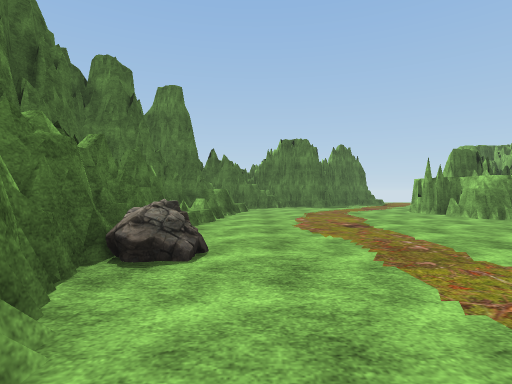
View 1 (above)

16 first-person views from a walk through a Unity game level. The camera is 1.2 m above the floor, looks level and sees 80° across. The floor is counted in squares, 2 m on a side. Each view is taken from the middle of a square. On the plan, view 1 faces up. The plan holds only what a view shows up to about 9 squares ahead; the rest is blank. The place goes on beyond the plan. Some surface patterns are stand-ins.

View 2
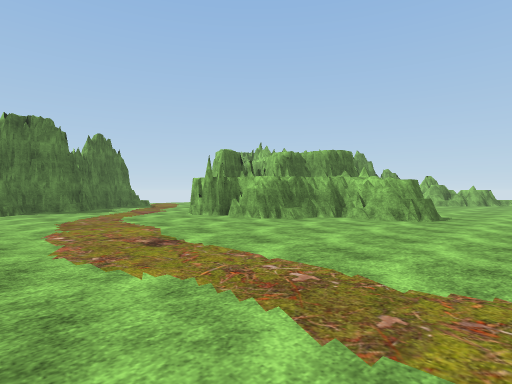

View 3
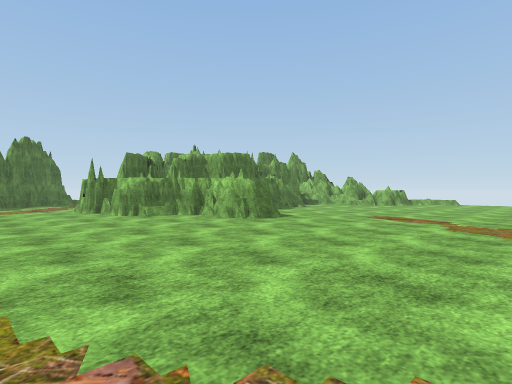

View 4
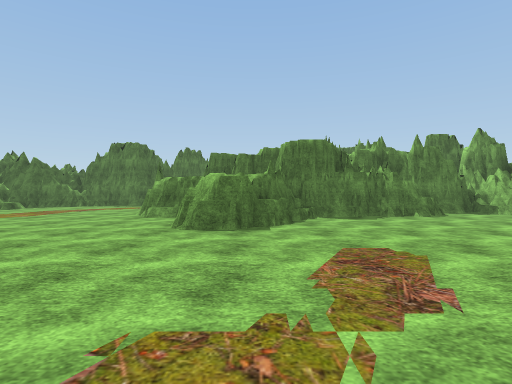

View 5
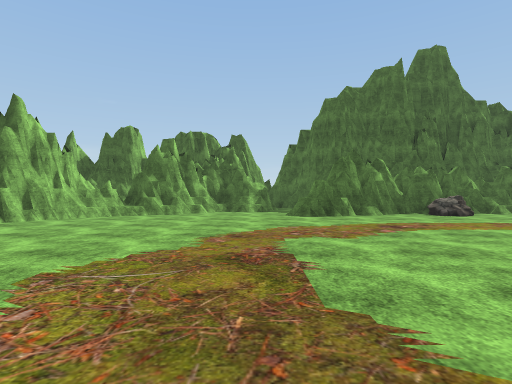

View 6
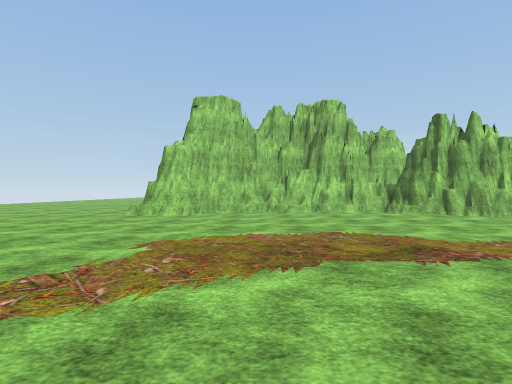

View 7
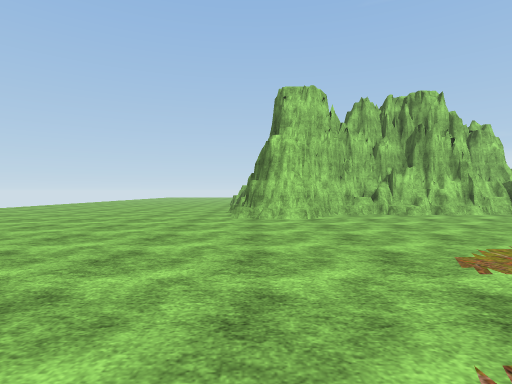

View 8
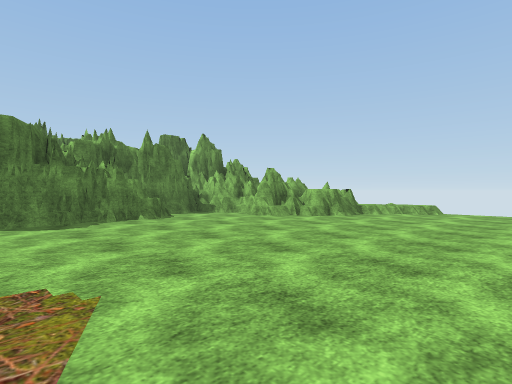

View 9
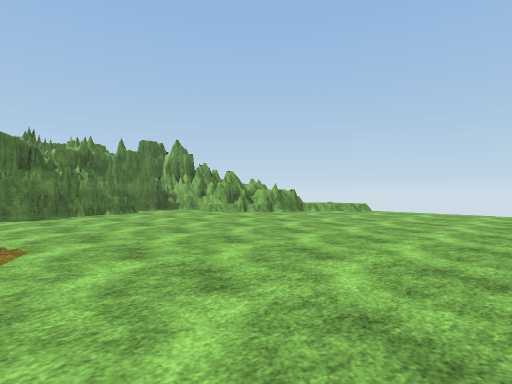

View 10
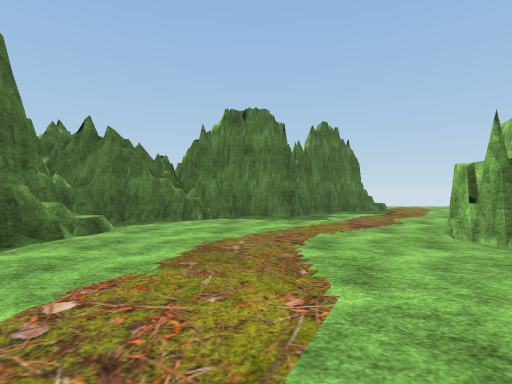

View 11
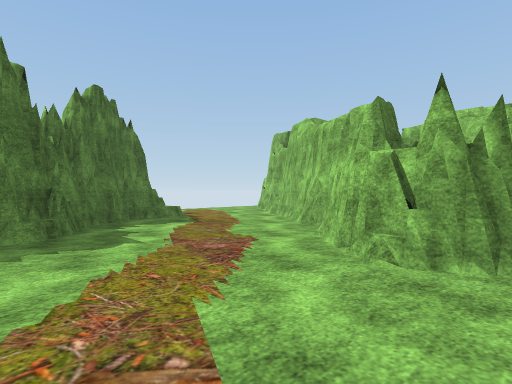

View 12
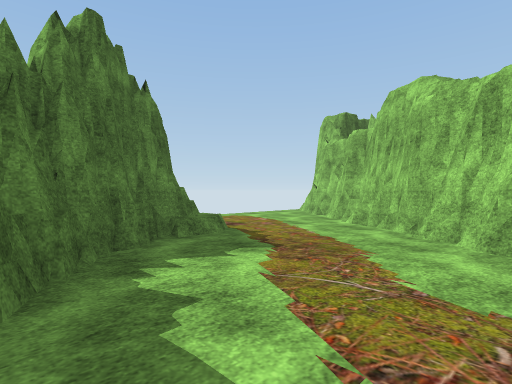

View 13
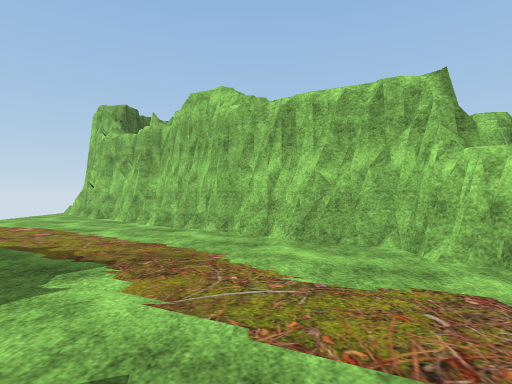

View 14
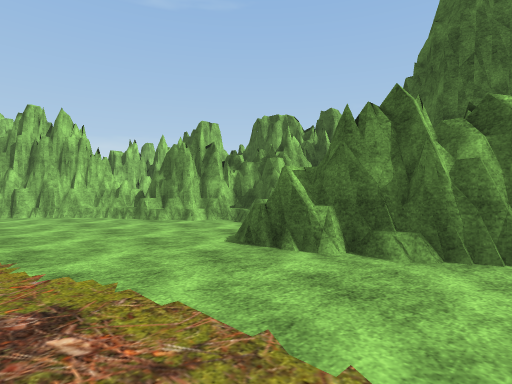

View 15
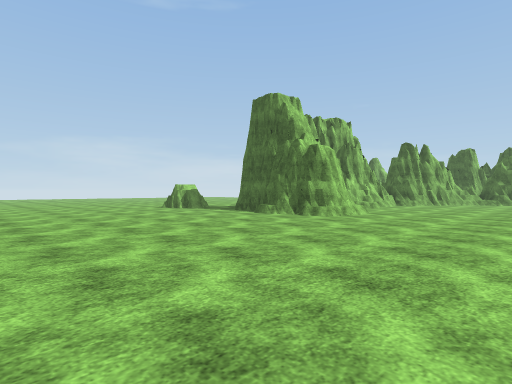

View 16
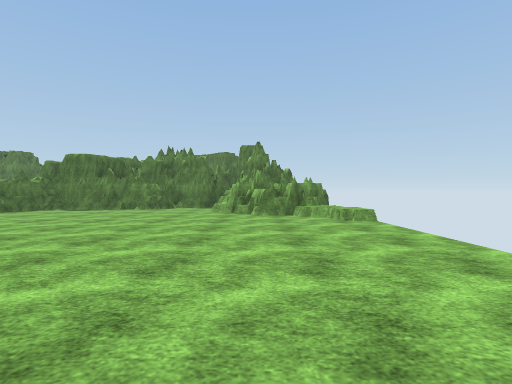

### Floor plan
Key: @ floor where view 1 was taken; # wall or solid block; . main floor; : floor 0.5 m higher than the main floor; = window, fence, low wall or low ledge; O other object.
Columns run from 3 left of view 1 to 18 right of it. Each row starts with its distance up from view 1.
 17            ....
 16          #....#
 15        ###...##
 14       ##....##
 13    ####....##
 12   ###......#
 11   #.......##
 10   #......##
  9  ##.....##
  8  ##.....#      ####
  7  #=.....########=.#
  6  #=.......###.....##
  5  #........##......=##=
  4  #........#........##=
  3  #O..................:
  2  #....................
  1  ##...................
  0   #@..................
 -1  ##...................
 -2 #=....................
 -3 #....................
 -4 ##..................
 -5  ##.................
 -6  ###................
 -7   ###......##.......
 -8     ####==###.......
 -9       #######.......

Where each view was taken, in squares from view 1:
view 1: 0 up, 0 right, facing up
view 2: 2 up, 0 right, facing up-right
view 3: 1 down, 2 right, facing up-right
view 4: 1 down, 8 right, facing up
view 5: 2 down, 7 right, facing left
view 6: 1 up, 6 right, facing down
view 7: 0 up, 9 right, facing down
view 8: 0 up, 9 right, facing up-right
view 9: 2 down, 9 right, facing up-right
view 10: 5 up, 2 right, facing up
view 11: 8 up, 2 right, facing up-right
view 12: 11 up, 3 right, facing up-right
view 13: 12 up, 3 right, facing right
view 14: 2 up, 2 right, facing down-left
view 15: 3 down, 16 right, facing down-left
view 16: 4 down, 16 right, facing up
